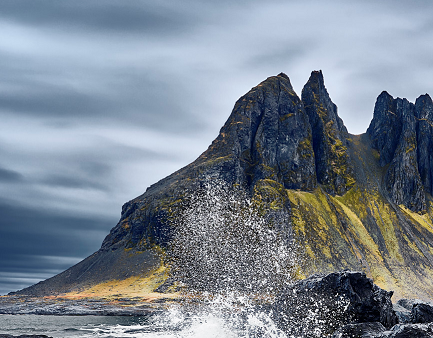
#> input picture keypoint detection test/m1.png, 433 x 338 px
$ python orb_test2.py
#> lines starting #> are read from the running program, lines starting #| are printed output that depends on the picture

import numpy as np
import cv2
from matplotlib import pyplot as plt

# img1 = cv2.imread('A.jpg',0)
# img2 = cv2.imread('B.jpg',0)
img1 = cv2.imread('m1.png',0)
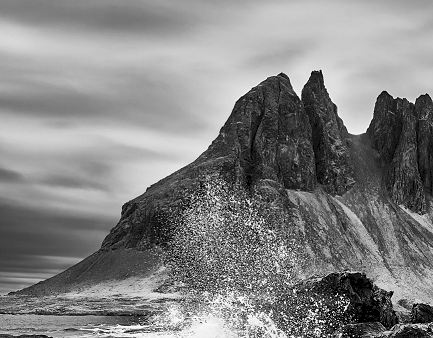
#> img1: shape (338, 433); min 0, max 255, mean 131.8
img2 = cv2.imread('m2.png',0)
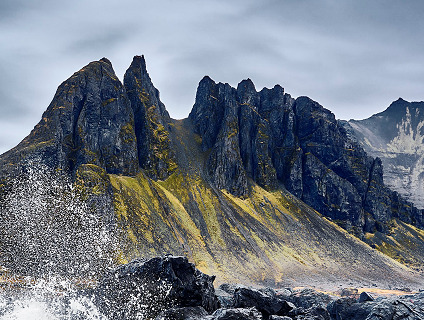
#> input picture keypoint detection test/m2.png, 424 x 320 px
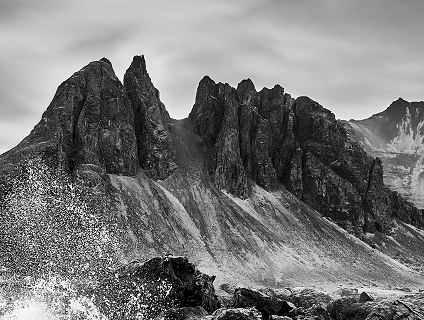
#> img2: shape (320, 424); min 0, max 255, mean 121.4


# I. Keypoints (ORB)
orb = cv2.ORB_create(nfeatures=100)
kp1, des1 = orb.detectAndCompute(img1,None)
#> kp1 = 100 keypoints; strongest (x, y, size): (320, 71, 31), (341, 298, 31), (312, 71, 31), (392, 292, 31)
kp2, des2 = orb.detectAndCompute(img2,None)
#> kp2 = 100 keypoints; strongest (x, y, size): (258, 90, 31), (163, 283, 31), (142, 55, 31), (134, 56, 31)


# II. Feature mathcing (Brute Force Matching)
bf = cv2.BFMatcher(cv2.NORM_HAMMING, crossCheck=True)
matches = bf.match(des1, des2)
#> matches = 38 matches
raw = sorted(matches, key = lambda x:x.distance)
#> raw = 38 matches


# III. For each image:

# (i) Select m candidate matching images that have the most feature
#     matches to this image
matches = []
for m in raw:
    if m.distance < 45:     # replace later with image being compared?
        matches.append(m)
#> this loop made 38 passes
#> after the loop, matches = 36 matches


# (ii) Find geometrically consistent feature matches using RANSAC to
#      solve for the homography between pairs of images
src_pts = np.float32([kp1[m.queryIdx].pt for m in matches]).reshape(-1, 1, 2)
#> src_pts = 36 rows, first 8: [312, 71], [299.5, 96.48], [298.9, 95.04], [352.5, 132.7], [293.8, 189.9], [383, 91], [300, 98], [365, 131]
dst_pts = np.float32([kp2[m.trainIdx].pt for m in matches]).reshape(-1, 1, 2)
#> dst_pts = 36 rows, first 8: [134, 56], [121, 80.64], [121, 79.49], [174.2, 116.1], [114.7, 175.6], [205, 76], [122, 83], [187, 116]
H, mask = cv2.findHomography(src_pts, dst_pts, cv2.RANSAC, 5.0)
#> H = [[1, -0.00274, -178.8], [0.00218, 0.997, -15.43], [2.21e-05, -2.87e-05, 1]]; mask = 36 values, max 1 at index 0, min 0 at index 35, mean 0.972


# (iii) Verify image matches using a probabilistic model
# ???


# IV. Find connected components of image matches
# ???


# V. For each connected component:
    # (i) Perform bundle adjustment to solve for the rotation θ1, θ2, θ3 and
    #     focal length f of all cameras

    # (ii) Render panorama using multi-band blending


##### Visuals and test code #####

h = 500
w = 500

result = cv2.warpPerspective(img1, H, (w,h))
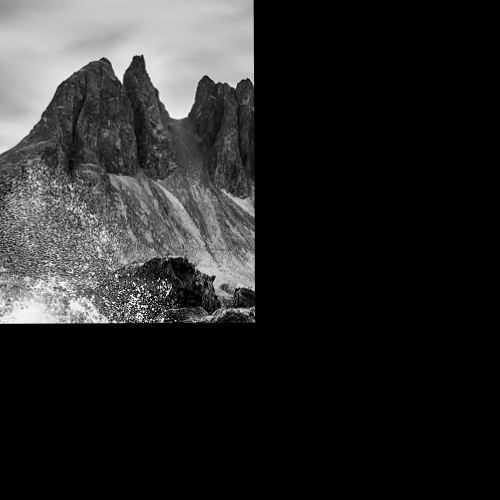
#> result: shape (500, 500); min 0, max 255, mean 40.2
result[0:img2.shape[0], 0:img2.shape[1]] = img2
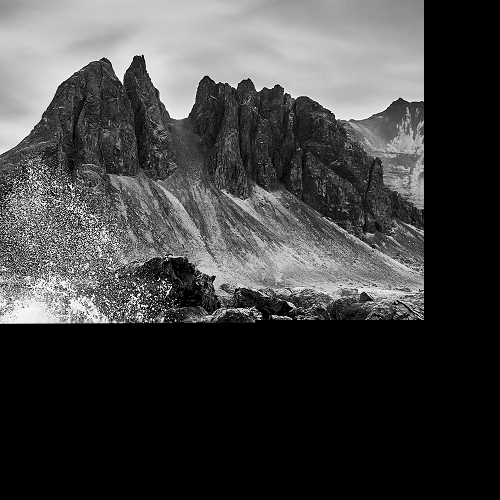
#> result: shape (500, 500); min 0, max 255, mean 66.4

plt.figure
plt.imshow(result),plt.show()


img_out1 = cv2.drawKeypoints(img1, kp1, outImage = None, color=(255,0,0))
img_out2 = cv2.drawKeypoints(img2, kp2, outImage = None, color=(255,0,0))

plt.imshow(img_out1),plt.show()
plt.imshow(img_out2),plt.show()


# matching_result = cv2.drawMatches(img1, kp1, img2, kp2, raw[:20], None, flags=2)
matching_result = cv2.drawMatches(img1, kp1, img2, kp2, matches, None, flags=2)
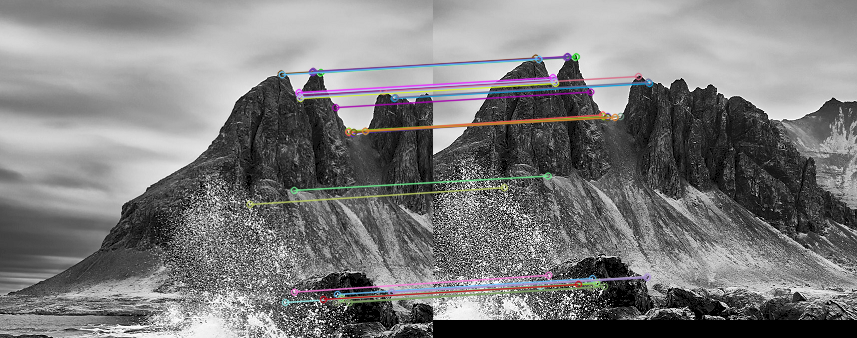
#> matching_result: shape (338, 857, 3); mean of channels 0, 1, 2 124.2, 123.8, 124.4; drawn as B, G, R

cv2.imshow("Close me by pressing the any key", matching_result)
cv2.waitKey(0)
cv2.destroyAllWindows()
